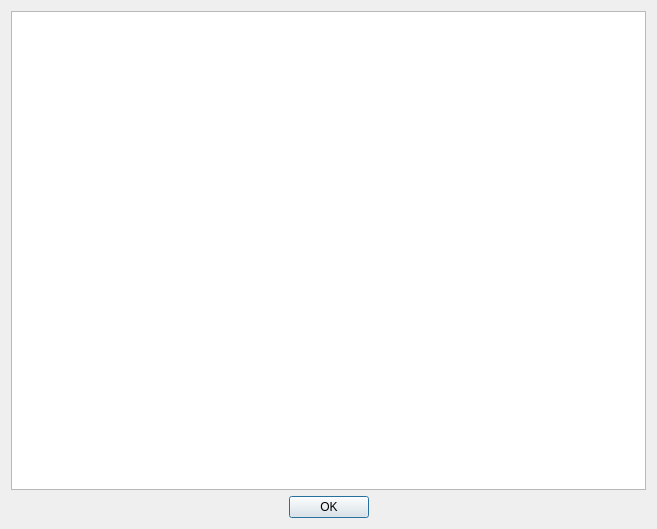
<?xml version="1.0" encoding="UTF-8"?>
<ui version="4.0">
 <class>XMLEditor</class>
 <widget class="QDialog" name="XMLEditor">
  <property name="geometry">
   <rect>
    <x>0</x>
    <y>0</y>
    <width>657</width>
    <height>529</height>
   </rect>
  </property>
  <property name="windowTitle">
   <string>Dialog</string>
  </property>
  <layout class="QGridLayout" name="gridLayout">
   <item row="0" column="0" colspan="3">
    <widget class="QTextEdit" name="textEditContent"/>
   </item>
   <item row="1" column="0">
    <spacer name="horizontalSpacer">
     <property name="orientation">
      <enum>Qt::Horizontal</enum>
     </property>
     <property name="sizeHint" stdset="0">
      <size>
       <width>136</width>
       <height>20</height>
      </size>
     </property>
    </spacer>
   </item>
   <item row="1" column="1">
    <widget class="QPushButton" name="pushButtonValidate">
     <property name="text">
      <string>OK</string>
     </property>
    </widget>
   </item>
   <item row="1" column="2">
    <spacer name="horizontalSpacer_2">
     <property name="orientation">
      <enum>Qt::Horizontal</enum>
     </property>
     <property name="sizeHint" stdset="0">
      <size>
       <width>135</width>
       <height>20</height>
      </size>
     </property>
    </spacer>
   </item>
  </layout>
 </widget>
 <resources/>
 <connections/>
</ui>
